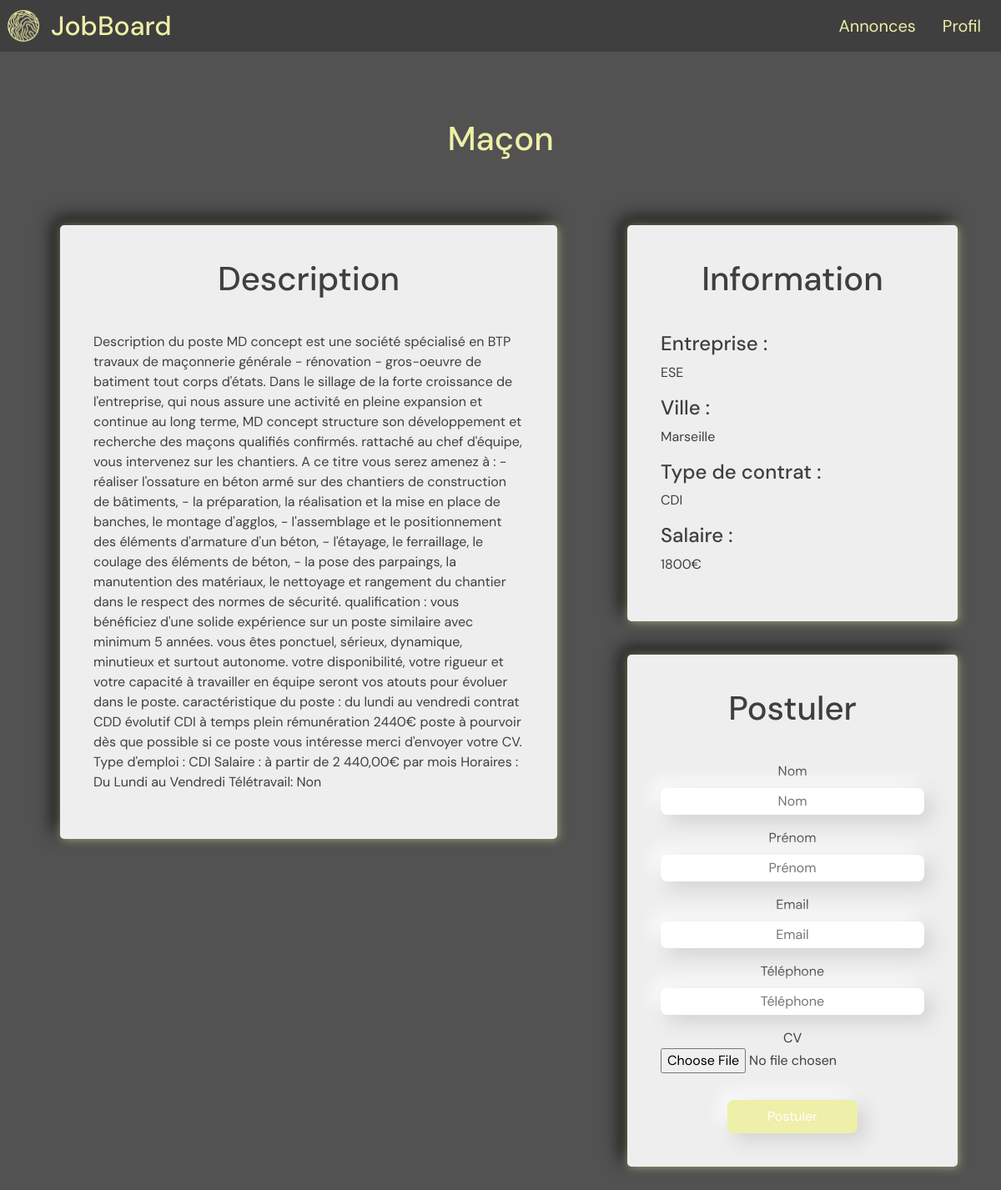
/addvertising.php?id=1, run on the app's committed database.
### tables this page shows
CREATE TABLE IF NOT EXISTS `advertising` (
  `id` int(11) NOT NULL AUTO_INCREMENT,
  `titre` varchar(255) DEFAULT NULL,
  `descript` text,
  `wages` int(11) DEFAULT NULL,
  `companie_name` varchar(255) DEFAULT NULL,
  `city` varchar(255) DEFAULT NULL,
  `date_e` date DEFAULT NULL,
  `published` tinyint(1) DEFAULT NULL,
  `companies_id` int(11) DEFAULT NULL,
  `contrat` varchar(255) DEFAULT NULL,
  PRIMARY KEY (`id`),
  KEY `companies_id` (`companies_id`)
);

### addvertising.php (the view, shortened to what this page needs)
<!DOCTYPE html>
<html lang="en">
<head>
    <link rel="stylesheet" href="https://cdnjs.cloudflare.com/ajax/libs/twitter-bootstrap/5.1.0/css/bootstrap.min.css">
    <link rel="stylesheet" href="https://cdnjs.cloudflare.com/ajax/libs/font-awesome/5.15.4/css/all.min.css">
    <link rel="stylesheet" href="style/style.css">
    <link rel="stylesheet" href="style/nav.css">
    <link rel="stylesheet" href="style/addvertising.css">
</head>
<body>
    <?php
    require_once("component/nav.php");
    require_once("configs/database.php");
    $id = $_GET['id'];
    $req = "SELECT * FROM advertising WHERE id = '$id'";
    if (isset($_SESSION['email']) && isset($_SESSION['email'])) {
        $email = $_SESSION['email'];
        $req2 = "SELECT * FROM people WHERE email = '$email'";
        foreach ($db->query($req2) as $line) {
            $people = $line['id'];
            $nom = $line['last_name'];
            $prénom = $line['first_name'];
            $tel = $line['phone'];
            $cv = $line['CV'];
        }
    } else {
        $nom = "";
        $prénom = "";
        $tel = "";
        $cv = "";
        $email = "";
    }
    foreach ($db->query($req) as $add) {
    ?>
        <div class="title_ad">
            <h1 style="color: #EEEFA8;"><?= $add['titre'] ?></h1>
        </div>
        <div class="add">
            <div class="row">
                <div class="fixed-content col-md-7 col-sm-12">
                    <div class="content">
                        <h1>Description</h5>
                            <p><?= $add['descript'] ?></p>
                    </div>
                </div>
                <div class="col-md-5 col-sm-12" style="position: absolute; right: 0;">
                    <div class="content">
                        <h1>Information</h5>
                            <div class="infos">
                                <h4>Entreprise :</h4>
                                <p><?= $add['companie_name'] ?></p>
                            </div>
                            <div class="info">
                                <h4>Ville :</h4>
                                <p><?= $add['city'] ?></p>
                            </div>
                            <div class="info">
                                <h4>Type de contrat :</h4>
                                <p><?= $add['contrat'] ?></p>
                            </div>
                            <div class="info">
                                <h4>Salaire :</h4>
                                <p><?= $add['wages'] ?>€</p>
                            </div>
                    </div>
                    <div class="content">
                        <h1>Postuler</h1>
                        <form action="" method="POST" id="form_ad">
                            <div class="in">
                                <label for="last_name">Nom</label>
                                <input type="text" name="last_name" id="last_name" required="required" placeholder="Nom" value="<?= $nom ?>">
                            </div>
                            <div class="in">
                                <label for="first_name">Prénom</label>
                                <input type="text" name="first_name" id="first_name" required="required" placeholder="Prénom" value="<?= $prénom ?>">
                            </div>
                            <div class="in">
                                <label for="email">Email</label>
                                <input type="email" name="email" id="email" required="required" placeholder="Email" value="<?= $email ?>">
                            </div>
                            <div class="in">
                                <label for="phone">Téléphone</label>
                                <input type="tel" name="phone" id="phone" required="required" placeholder="Téléphone" value="<?= $tel ?>">
                            </div>
                            <div class="file">
                                <label for="cv">CV</label>
                                <input type="file" name="cv" id="cv" required="required" accept=".pdf" value="<?= $cv ?>">
                            </div>
                            <button type="submit">Postuler</button>
                        </form>
                    </div>
                </div>
            <?php
        }
            ?>
</body>
</html>

### style/style.css (style rules this page uses)
body { font-family: 'DM Sans', sans-serif; color: #3f3f3f; background-color: #525252; }

### style/addvertising.css (style rules this page uses)
.add { padding: 4vh; }
.title_ad { text-align: center; margin: 10vh 0vh 0vh 0vh; }
.content { margin: 5vh; padding: 5vh; border-radius: 50px; border-radius: 5px; background: #EEEEEE; box-shadow: 1px 1px 12px #eeefa893, -8px -8px 22px #111; }
.content h1 { text-align: center; margin-bottom: 5vh; }
.fixed-content { position:fixed; overflow-x:hidden; }
.content form { text-align: center; }
.content .in { display: flex; flex-direction: column; margin-bottom: 2vh; }
.content .in input { text-align: center; border:none; border-radius: 1vh; margin-top: 1vh; padding-top: 0.5vh; padding-bottom: 0.5vh; background: #FFFFFF; box-shadow: 8px 8px 22px #d1d1d1, -8px -8px 22px #ffffff; }
.content .file { text-align: center; margin-top: 1vh; margin-bottom: 2vh; }
.content button { margin-top: 2vh; color: white; border: none; background-color: #EEEFA8; border-radius: 1vh; padding: 1vh 6vh; background: #EEEFA8; box-shadow: 8px 8px 22px #d1d1d1, -8px -8px 22px #ffffff; transition: 0.2s; }

### data on the page
advertising: titre "Maçon", descript "Description du poste MD concept est une société spécialisé en BTP travaux de maçonnerie générale - rénovation - gros-oeuvre de batiment tout corps d'états. Dans le sillage de la forte croissance de l'entreprise, qui nous assure une activité en pleine expansion et continue au long terme, MD concept structure son développement et recherche des maçons qualifiés confirmés. rattaché au chef d'équipe, vous intervenez sur les chantiers. A ce titre vous serez amenez à : - réaliser l'ossature en béton armé sur des chantiers de construction de bâtiments, - la préparation, la réalisation et la mise en place de banches, le montage d'agglos, - l'assemblage et le positionnement des éléments d'armature…", companie_name "ESE", city "Marseille", contrat "CDI", wages "1800"
